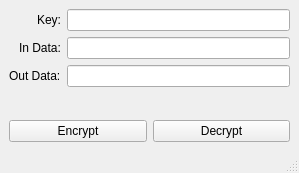
<?xml version="1.0" encoding="UTF-8"?>
<ui version="4.0">
 <class>MainWindow</class>
 <widget class="QMainWindow" name="MainWindow">
  <property name="geometry">
   <rect>
    <x>0</x>
    <y>0</y>
    <width>299</width>
    <height>173</height>
   </rect>
  </property>
  <property name="windowTitle">
   <string>MainWindow</string>
  </property>
  <widget class="QWidget" name="centralwidget">
   <layout class="QGridLayout" name="gridLayout">
    <item row="0" column="0">
     <layout class="QVBoxLayout" name="verticalLayout">
      <item>
       <layout class="QFormLayout" name="formLayout">
        <property name="labelAlignment">
         <set>Qt::AlignRight|Qt::AlignTrailing|Qt::AlignVCenter</set>
        </property>
        <item row="0" column="0">
         <widget class="QLabel" name="label">
          <property name="text">
           <string>Key:</string>
          </property>
         </widget>
        </item>
        <item row="0" column="1">
         <widget class="QLineEdit" name="lineEdit"/>
        </item>
        <item row="1" column="0">
         <widget class="QLabel" name="label_2">
          <property name="text">
           <string>In Data:</string>
          </property>
         </widget>
        </item>
        <item row="1" column="1">
         <widget class="QLineEdit" name="lineEdit_2"/>
        </item>
        <item row="2" column="0">
         <widget class="QLabel" name="label_3">
          <property name="text">
           <string>Out Data:</string>
          </property>
         </widget>
        </item>
        <item row="2" column="1">
         <widget class="QLineEdit" name="lineEdit_3"/>
        </item>
       </layout>
      </item>
      <item>
       <layout class="QHBoxLayout" name="horizontalLayout">
        <item>
         <widget class="QPushButton" name="pushButton">
          <property name="text">
           <string>Encrypt</string>
          </property>
         </widget>
        </item>
        <item>
         <widget class="QPushButton" name="pushButton_2">
          <property name="text">
           <string>Decrypt</string>
          </property>
         </widget>
        </item>
       </layout>
      </item>
     </layout>
    </item>
   </layout>
  </widget>
  <widget class="QMenuBar" name="menubar">
   <property name="geometry">
    <rect>
     <x>0</x>
     <y>0</y>
     <width>299</width>
     <height>21</height>
    </rect>
   </property>
  </widget>
  <widget class="QStatusBar" name="statusbar"/>
 </widget>
 <resources/>
 <connections/>
 <slots>
  <slot>en()</slot>
  <slot>de()</slot>
 </slots>
</ui>
